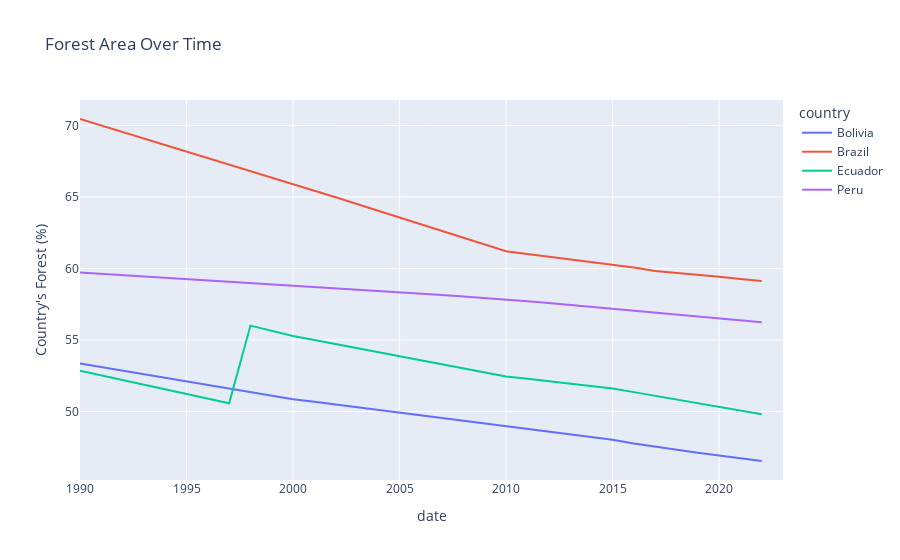

Notebook code for this chart:
### Code cell
vars = {"AG.LND.FRST.ZS":"Deforestation"}

use=["BRA","ECU","BOL","PER"]

deforestation = wbdata.get_dataframe(vars,country=use,parse_dates=True).squeeze().unstack('country')

deforestation = deforestation.loc["1990":]

plot = deforestation.plot(title="Forest Area Over Time", labels={"index": "Year", "value": "Country's Forest (%)"})
plot.show()
deforestation.head()
